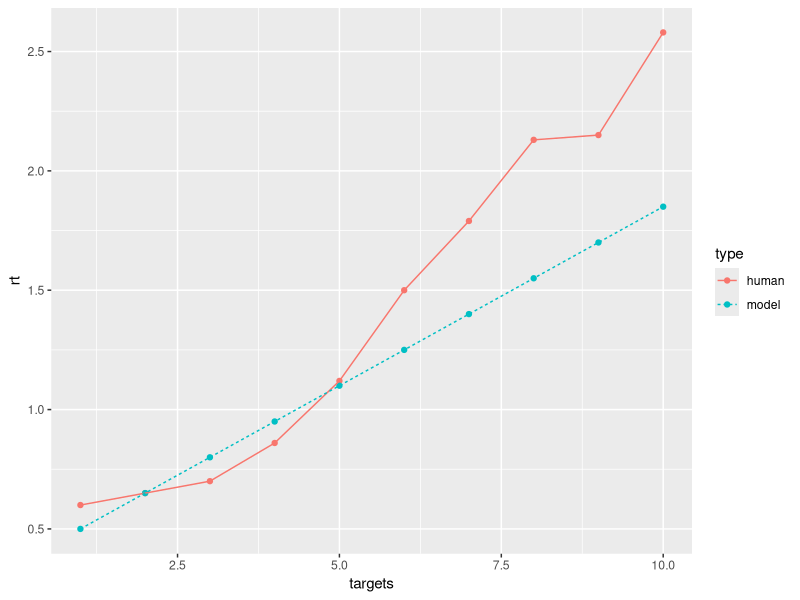

Source code (R):
library(ggplot2)

targets=1:10
rt=c(.6,.65,.70,.86,1.12,1.50,1.79,2.13,2.15,2.58)
dat=as.data.frame(cbind(targets,rt))
dat$type='human'
rt=c(.5,.65,.8,.95,1.1,1.25,1.4,1.55,1.7,1.85)
dat2=as.data.frame(cbind(targets,rt))
dat2$type='model'
dat=rbind(dat,dat2)

ggplot(dat,aes(targets,rt,colour=type))+
  geom_point()+
  geom_line(aes(lty=type))

# Test